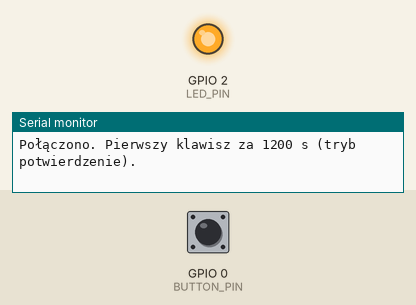
This program was run on a simulated ESP32. Shown: output pins drawn as LEDs (lit = HIGH), the last lines printed to the serial monitor. Dashed ring = blinking. Inputs (shaded band) come from the test bench; at power-on: GPIO 0 (BUTTON_PIN) HIGH. USB keyboard and mouse output is not drawn.

Above: at 1.4 s.
1.5 s: GPIO 0 (BUTTON_PIN) pulled LOW for 0.15 s
At 3.01 s:
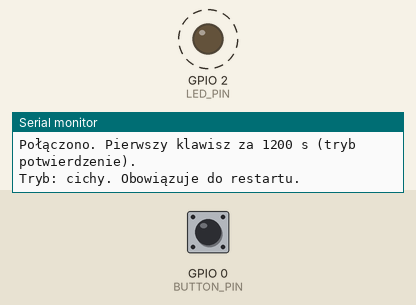
4.5 s: GPIO 0 (BUTTON_PIN) pulled LOW for 1 s
At 5.5 s:
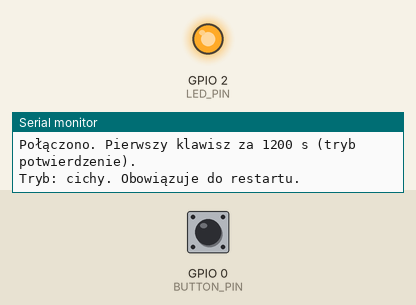
7.0 s: GPIO 0 (BUTTON_PIN) driven LOW
10.0 s: GPIO 0 (BUTTON_PIN) driven HIGH
Timing chart, 0 to 13.7 s (numbered marks = the images above; inputs shaded):
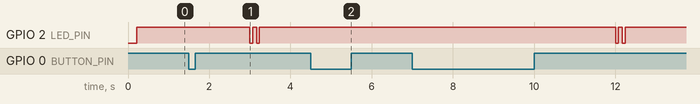

The program:

main.cpp
```cpp
// TVAutoPilot
//
// An ESP32 that stays paired as a BLE HID keyboard and, on a timer, sends
// one key so Netflix does not stop on "Are you still watching?".
//
// Confirm mode (default): Enter / OK. This dismisses the prompt. On some
// TVs it also pauses playback, so it has to be tried with a long BOOT
// press before it is left running.
//
// Safe mode: the single key in include/config.h, default F13. Netflix does
// not bind F13 to seek, pause, or volume. It may also fail to count F13 as
// activity. See config.h.
//
// The loop never deep-sleeps and never light-sleeps. Either one drops the
// Bluetooth link, and the TV would have to pair again. The radio stays up
// for as long as the board has USB power.

#include <Arduino.h>
#include <BleKeyboard.h>

#include "config.h"

static_assert(KEEPALIVE_INTERVAL_MINUTES >= 1,
              "KEEPALIVE_INTERVAL_MINUTES must be at least 1");
static_assert(KEEPALIVE_INTERVAL_MINUTES <= 24 * 60,
              "KEEPALIVE_INTERVAL_MINUTES is too large");
static_assert(STARTUP_DELAY_MINUTES >= 0, "STARTUP_DELAY_MINUTES must be >= 0");
static_assert(STARTUP_DELAY_MINUTES <= 24 * 60,
              "STARTUP_DELAY_MINUTES is too large");
static_assert(KEY_HOLD_MS >= 20 && KEY_HOLD_MS <= 500, "KEY_HOLD_MS out of range");
static_assert(LONG_PRESS_MS >= 500, "LONG_PRESS_MS is too short to tell from a tap");

// Arrows seek or move focus on Netflix. Reject them at compile time so a
// config edit cannot turn the keep-alive into a seek or a focus change.
static_assert(SAFE_MODE_KEY != KEY_LEFT_ARROW, "Left arrow seeks on Netflix");
static_assert(SAFE_MODE_KEY != KEY_RIGHT_ARROW, "Right arrow seeks on Netflix");
static_assert(SAFE_MODE_KEY != KEY_UP_ARROW, "Up arrow moves focus on Netflix");
static_assert(SAFE_MODE_KEY != KEY_DOWN_ARROW, "Down arrow moves focus on Netflix");
static_assert(CONFIRM_MODE_KEY != KEY_LEFT_ARROW, "Left arrow seeks on Netflix");
static_assert(CONFIRM_MODE_KEY != KEY_RIGHT_ARROW, "Right arrow seeks on Netflix");
static_assert(CONFIRM_MODE_KEY != KEY_UP_ARROW, "Up arrow moves focus on Netflix");
static_assert(CONFIRM_MODE_KEY != KEY_DOWN_ARROW, "Down arrow moves focus on Netflix");

enum class Mode : uint8_t { Confirm, Safe };

static BleKeyboard bleKeyboard(DEVICE_NAME, "TVAutoPilot", 100);

static Mode mode = Mode::Confirm;
static bool wasConnected = false;
static bool stableDown = false;
static bool lastReadDown = false;
static bool longPressSent = false;
static uint32_t lastBounceMs = 0;
static uint32_t pressStartedMs = 0;
static uint32_t nextKeyAtMs = 0;
static uint32_t flashUntilMs = 0;

static uint32_t intervalMs() {
  return (uint32_t)KEEPALIVE_INTERVAL_MINUTES * 60000UL;
}

static uint32_t firstKeyDelayMs() {
  if (IMMEDIATE_TEST) {
    return (uint32_t)IMMEDIATE_TEST_DELAY_SECONDS * 1000UL;
  }
  return (uint32_t)STARTUP_DELAY_MINUTES * 60000UL;
}

static void writeLed(bool on) {
#if LED_ACTIVE_HIGH
  digitalWrite(LED_PIN, on ? HIGH : LOW);
#else
  digitalWrite(LED_PIN, on ? LOW : HIGH);
#endif
}

// Advertising: slow blink. Confirm is one flash, safe is two, so the mode
// is visible before the TV connects.
// Connected: solid. Safe mode dips the LED twice every 3 s so a solid lamp
// still tells the modes apart from across the room.
// A key send inverts the pattern for a short window (the "brief flash").
static bool patternOn(uint32_t now, bool connected) {
  if (!connected) {
    const uint32_t t = now % 2000UL;
    if (mode == Mode::Confirm) {
      return t < 180;
    }
    return t < 140 || (t >= 280 && t < 420);
  }
  if (mode == Mode::Confirm) {
    return true;
  }
  const uint32_t t = now % 3000UL;
  const bool dip = t < 70 || (t >= 160 && t < 230);
  return !dip;
}

static void applyLed(uint32_t now) {
  bool on = patternOn(now, bleKeyboard.isConnected());
  if ((int32_t)(flashUntilMs - now) > 0) {
    on = !on;
  }
  writeLed(on);
}

static const char* modeName() {
  return mode == Mode::Safe ? "cichy" : "potwierdzenie";
}

// Press and release the key for the active mode. Returns false when the
// TV is not connected, so a test press cannot look like it succeeded.
static bool sendKeepAlive() {
  if (!bleKeyboard.isConnected()) {
    Serial.println("Nie wysłano: telewizor nie jest połączony.");
    return false;
  }

  const uint8_t key = (mode == Mode::Safe) ? SAFE_MODE_KEY : CONFIRM_MODE_KEY;
  bleKeyboard.press(key);
  delay(KEY_HOLD_MS);
  // releaseAll also clears a modifier, in case a future key code uses one.
  bleKeyboard.releaseAll();

  const uint32_t now = millis();
  flashUntilMs = now + 160;
  nextKeyAtMs = now + intervalMs();
  Serial.printf("Wysłano klawisz 0x%02X (tryb %s). Następny za %u min.\n",
                key,
                modeName(),
                (unsigned)KEEPALIVE_INTERVAL_MINUTES);
  return true;
}

static void toggleMode() {
  mode = (mode == Mode::Safe) ? Mode::Confirm : Mode::Safe;
  Serial.printf("Tryb: %s. Obowiązuje do restartu.\n", modeName());
}

static void pollButton(uint32_t now) {
  const bool down = digitalRead(BUTTON_PIN) == LOW;
  if (down != lastReadDown) {
    lastReadDown = down;
    lastBounceMs = now;
  }
  // A hold that is already stable still falls through to the long-press
  // check below. Releasing after a long press must not also toggle.
  if ((uint32_t)(now - lastBounceMs) >= DEBOUNCE_MS && down != stableDown) {
    stableDown = down;
    if (stableDown) {
      pressStartedMs = now;
      longPressSent = false;
    } else if (!longPressSent) {
      toggleMode();
    }
  }

  if (stableDown && !longPressSent &&
      (uint32_t)(now - pressStartedMs) >= LONG_PRESS_MS) {
    longPressSent = true;
    Serial.println("Długie naciśnięcie BOOT: wysyłam klawisz teraz.");
    sendKeepAlive();
  }
}

static void serviceSchedule(uint32_t now) {
  const bool connected = bleKeyboard.isConnected();
  if (connected != wasConnected) {
    wasConnected = connected;
    if (connected) {
      // Drop anything that was logically held across the previous link.
      bleKeyboard.releaseAll();
      const uint32_t waitMs = firstKeyDelayMs();
      nextKeyAtMs = now + waitMs;
      Serial.printf("Połączono. Pierwszy klawisz za %lu s (tryb %s).\n",
                    (unsigned long)(waitMs / 1000UL),
                    modeName());
    } else {
      Serial.println("Rozłączono. Szukam telewizora.");
    }
  }

  if (connected && (int32_t)(now - nextKeyAtMs) >= 0) {
    sendKeepAlive();
  }
}

void setup() {
  Serial.begin(115200);
  delay(200);

  pinMode(BUTTON_PIN, INPUT_PULLUP);
  pinMode(LED_PIN, OUTPUT);
  writeLed(false);

#if BOOT_INTO_SAFE_MODE
  mode = Mode::Safe;
#else
  mode = Mode::Confirm;
#endif

  // VID/PID stay at the library defaults. Those values are what this stack
  // has actually been paired as on Android-based TVs; swapping in a custom
  // id is more likely to make a set ignore the keyboard.
  bleKeyboard.begin();

  Serial.println("TVAutoPilot");
  Serial.printf("Tryb po starcie: %s. Odstęp: %u min.\n",
                modeName(),
                (unsigned)KEEPALIVE_INTERVAL_MINUTES);
  Serial.println("Krótkie BOOT: zmiana trybu. Przytrzymanie ok. 3 s: wyślij teraz.");
  Serial.println("Szukam telewizora. Na liście Bluetooth: TVAutoPilot.");
}

void loop() {
  const uint32_t now = millis();
  pollButton(now);
  serviceSchedule(now);
  applyLed(now);
  // Yield so the idle task can run. Do not replace this with deep sleep
  // or light sleep: the BLE connection would drop.
  delay(10);
}
```

config.h
```cpp
#pragma once

#include <Arduino.h>

// Knobs for a caregiver. Edit, then flash again with: pio run -t upload
// Names such as KEY_F13 and KEY_RETURN come from the BLE keyboard library.

#include <BleKeyboard.h>

// HID Scroll Lock (usage 0x47). The library header does not name it.
// Arduino's non-printing key code is usage + 136, which is 0xCF.
// Not the default: a few Android TV builds toast "Scroll Lock".
#ifndef KEY_SCROLL_LOCK
#define KEY_SCROLL_LOCK 0xCF
#endif

// How often to send the keep-alive while the TV stays connected.
#ifndef KEEPALIVE_INTERVAL_MINUTES
#define KEEPALIVE_INTERVAL_MINUTES 20
#endif

// Wait this long after each new Bluetooth connection before the first
// automatic key. The default matches the interval, so pairing itself
// does not press a key. Ignored when IMMEDIATE_TEST is 1.
#ifndef STARTUP_DELAY_MINUTES
#define STARTUP_DELAY_MINUTES 20
#endif

// 1 = a few seconds after the TV connects, send the current key once.
// For a bench test. Leave 0 in daily use. A long BOOT press is the
// other way to send a key immediately, and it needs no reflash.
#ifndef IMMEDIATE_TEST
#define IMMEDIATE_TEST 0
#endif

#ifndef IMMEDIATE_TEST_DELAY_SECONDS
#define IMMEDIATE_TEST_DELAY_SECONDS 5
#endif

// Confirm mode. Enter is the TV OK / select key. It dismisses Netflix's
// "Are you still watching?" / "Czy nadal oglądasz?". On some Samsung and
// LG sets the same key pauses playback. Test with a 3 second BOOT press
// during an episode before leaving this mode unattended.
#ifndef CONFIRM_MODE_KEY
#define CONFIRM_MODE_KEY KEY_RETURN
#endif

// Safe mode. One key that is a real HID report but is not bound by Netflix
// to seek, pause, volume, or focus.
//
// F13 (library code KEY_F13, HID usage 0x68) is the default because:
// - Left/Right seek, Up/Down move focus, media Play and Volume change playback.
// - F13–F24 are not part of the Netflix TV UI.
// - The vendored library extends the HID report map through F24. Upstream
//   stopped at usage 0x65, so a strict TV would have discarded F13.
//
// Residual risk, unchanged by the descriptor fix: some sets only reset the
// Netflix idle timer for keys the app itself handles. An ignored F13 can
// fail to prevent the prompt, and it will not dismiss a prompt that is
// already on screen. Confirm mode exists for that case.
//
// Other keys that also fit the report map and usually do nothing here:
// KEY_F14, KEY_F15, KEY_F16, KEY_SCROLL_LOCK.
// Do not use KEY_LEFT_ARROW, KEY_RIGHT_ARROW, KEY_UP_ARROW, KEY_DOWN_ARROW,
// or media keys (those are a different type and will not compile here).
#ifndef SAFE_MODE_KEY
#define SAFE_MODE_KEY KEY_F13
#endif

// 0 = boot into confirm mode (Enter). 1 = boot into safe mode (F13).
// The BOOT button toggles the mode until the next reset or power loss.
// There is no Wi-Fi and the choice is not stored in flash: after a reboot
// the device returns to this value. If Enter pauses the film, set this to 1.
#ifndef BOOT_INTO_SAFE_MODE
#define BOOT_INTO_SAFE_MODE 0
#endif

// Onboard LED of a typical DOIT ESP32 DevKit V1. Set LED_ACTIVE_HIGH to 0
// if the blink pattern looks inverted (lit while it should be dark).
#ifndef LED_PIN
#define LED_PIN 2
#endif

#ifndef LED_ACTIVE_HIGH
#define LED_ACTIVE_HIGH 1
#endif

// BOOT button. Active low, external pull-up on the DevKit. Do not move
// this unless the button is wired to another pin: GPIO0 is also a strap
// pin, and holding it during reset enters the ROM download mode.
#ifndef BUTTON_PIN
#define BUTTON_PIN 0
#endif

#ifndef LONG_PRESS_MS
#define LONG_PRESS_MS 3000
#endif

#ifndef DEBOUNCE_MS
#define DEBOUNCE_MS 40
#endif

// Hold time for one key tap. Some TV HID stacks miss a shorter press.
#ifndef KEY_HOLD_MS
#define KEY_HOLD_MS 80
#endif

// Shown in the TV's Bluetooth list. 15 characters maximum (library limit).
#ifndef DEVICE_NAME
#define DEVICE_NAME "TVAutoPilot"
#endif
```

Measured:
- after the input at 1.5 s, GPIO 2 (LED_PIN): alternates HIGH for 0.09 s and LOW for 0.07 s, 4 changes in all, then stays HIGH, starting after 1.5 s
- after the input at 4.5 s, GPIO 2 (LED_PIN): stops changing and stays HIGH
- after the input at 7.0 s, every drawn part: stays the same
